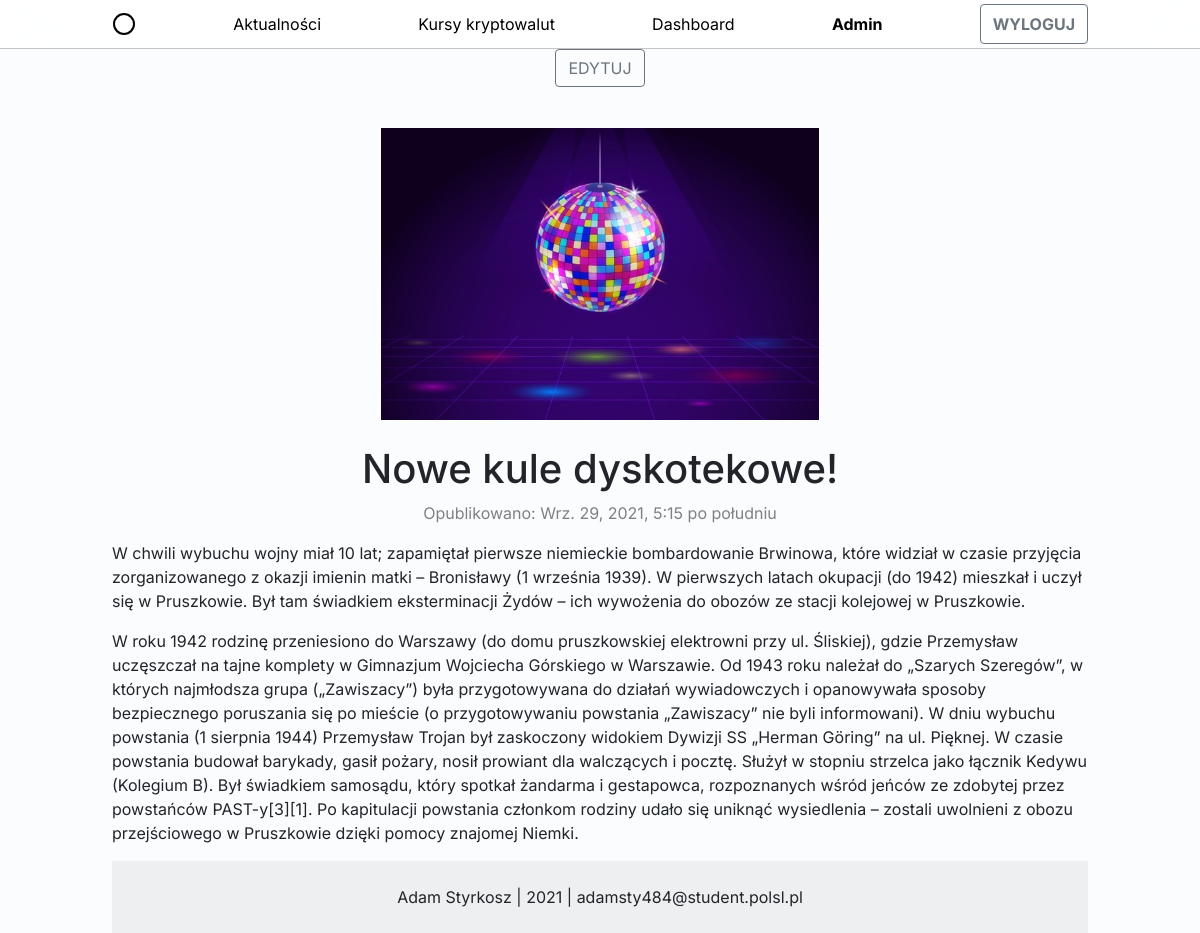
The app's page /aktualnosci/9 (signed in) with its own data.
### Krypta/models.py (models this page shows, shortened)
class Wpis(models.Model):
    id = models.AutoField(primary_key=True)
    tytul = models.CharField(max_length=50)
    zawartosc = models.TextField(max_length=5000)
    opis = models.TextField(max_length=250)
    obraz = models.ImageField(upload_to=filepath)
    data_utworzenia = models.DateTimeField()

### Krypta/views.py (the view)
# urls.py: path("aktualnosci/<int:pk>", views.WpisDetail.as_view(), name="wpis"),
class WpisDetail(DetailView):
    model = Wpis

### Krypta/templates/Krypta/wpis_detail.html
{% extends "Krypta/base.html" %} {%load static%} {%block content%}
<div class="text-center">
  {% if request.user.is_superuser %}
  <p>
    <a
      href="{% url 'edycja_wpisu' pk=object.id %}"
      class="btn btn-outline-secondary"
      >EDYTUJ</a
    >
  </p>
  {% endif %}
  <img
    src="{{object.obraz.url}}"
    alt="Obraz z wpisu"
    style="width: 50%; padding: 25px"
  />
  <h1>{{object.tytul}}</h1>
  <p style="color: gray">Opublikowano: {{object.data_utworzenia}}</p>
  <div style="text-align: left">{{object.zawartosc|safe|linebreaks}}</div>
</div>
{%endblock%}

### Krypta/templates/Krypta/base.html (shortened to what this page needs)
{%load static%}
<!DOCTYPE html>
<html lang="en">
  <head>
    <link rel="stylesheet" href="{% static 'css/bootstrap.min.css' %}" />
    <link rel="stylesheet" href="{% static 'css/bootstrap.css' %}" />
    <link rel="stylesheet" href="{% static 'css/index.css' %}" />
  </head>
  <body>
    <nav class="site-header sticky-top py-1">
      <div
        class="container d-flex flex-column flex-md-row justify-content-between"
      >
        <a class="py-2" href="{% url 'index' %}">
          <svg
            xmlns="http://www.w3.org/2000/svg"
            width="24"
            height="24"
            viewBox="0 0 24 24"
            fill="none"
            stroke="currentColor"
            stroke-width="2"
            stroke-linecap="round"
            stroke-linejoin="round"
            class="d-block mx-auto"
          >
            <circle cx="12" cy="12" r="10"></circle>
          </svg>
        </a>
        <a class="py-2 d-none d-md-inline-block" href="{% url 'aktualnosci' %}"
          >Aktualności</a
        >
        <a class="py-2 d-none d-md-inline-block" href="{% url 'kursy' %}"
          >Kursy kryptowalut</a
        >
        {% if user.is_authenticated %}
        <a class="py-2 d-none d-md-inline-block" href="{% url 'dashboard' %}"
          >Dashboard</a
        >
        <a
          class="py-2 d-none d-md-inline-block"
          style="font-weight: bold"
          href="{% url 'profil' %}"
          >{{ request.user }}</a
        >
        <button
          class="btn btn-outline-secondary"
          style="font-weight: bold"
          onclick="location.href='{% url 'wyloguj'%}'"
        >
          WYLOGUJ
        </button>
        {%endif%}
      </div>
    </nav>
    <div class="container">{%block content%} {%endblock%}</div>
    <div class="container">
      <div class="row">
        <footer class="">
          <div
            class="text-center p-4"
            style="background-color: rgba(0, 0, 0, 0.05)"
          >
            Adam Styrkosz | 2021 | adamsty484@student.polsl.pl
          </div>
        </footer>
      </div>
    </div>
  </body>
</html>

### Krypta/static/css/index.css (style rules this page uses)
body { font-family: "Inter", sans-serif; background-color: #fafcfe; }
.container { max-width: 1000px; }
.site-header { background-color: rgba(255, 255, 255, 0.85); -webkit-backdrop-filter: saturate(180%) blur(20px); backdrop-filter: saturate(180%) blur(20px); border-bottom: 1px solid; border-bottom-color: #c4c4c4; }
.site-header a { color: rgb(0, 0, 0); text-decoration: none; transition: ease-in-out color 0.15s; }
a { text-decoration: none; }

### records on screen
Wpis: obraz (picture), tytul "Nowe kule dyskotekowe!", data_utworzenia "Wrz. 29, 2021, 5:15 po południu", zawartosc "W chwili wybuchu wojny miał 10 lat; zapamiętał pierwsze niemieckie bombardowanie Brwinowa, które widział w czasie przyjęcia zorganizowanego z okazji imienin matki – Bronisławy (1 września 1939). W pierwszych latach okupacji (do 1942) mieszkał i uczył się w Pruszkowie. Był tam świadkiem eksterminacji Żydów – ich wywożenia do obozów ze stacji kolejowej w Pruszkowie. W roku 1942 rodzinę przeniesiono do Warszawy (do domu pruszkowskiej elektrowni przy ul. Śliskiej), gdzie Przemysław uczęszczał na tajne komplety w Gimnazjum Wojciecha Górskiego w Warszawie. Od 1943 roku należał do „Szarych Szeregów”, w których najmłodsza grupa („Zawiszacy”) była przygotowywana do działań wywiadowczych i…"

### other values on screen
{{ request.user }} "Admin"
